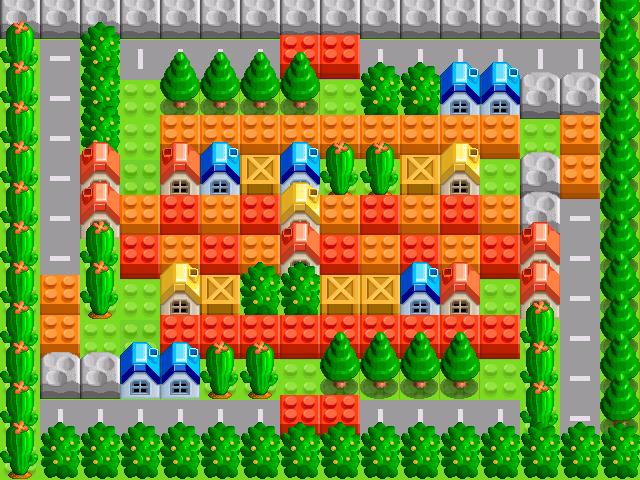

Rendered tile map (Tiled .tmx) drawn with the repository's tilesets; below, a short description and the map source with its tile grids summarised:
An orthogonal 16x12 tile map with 40x40 px tiles, 6 tile layers (collidable, road, boxbottom, housebottom, ...) and 1 object (player).

<map version="1.0" orientation="orthogonal" renderorder="right-down" width="16" height="12" tilewidth="40" tileheight="40">
 <tileset firstgid="1" name="map" tilewidth="40" tileheight="40">
  <image source="map.png" width="1200" height="200" />
  <tile id="13">
   <properties>
    <property name="breakable" value="true" />
   </properties>
  </tile>
  <tile id="21">
   <properties>
    <property name="breakable" value="true" />
   </properties>
  </tile>
  <tile id="24">
   <properties>
    <property name="collidable" value="true" />
   </properties>
  </tile>
  <tile id="25">
   <properties>
    <property name="breakable" value="true" />
   </properties>
  </tile>
  <tile id="30">
   <properties>
    <property name="breakable" value="true" />
   </properties>
  </tile>
  <tile id="33">
   <properties>
    <property name="breakable" value="true" />
   </properties>
  </tile>
  <tile id="36">
   <properties>
    <property name="collidable" value="true" />
   </properties>
  </tile>
  <tile id="38">
   <properties>
    <property name="breakable" value="true" />
   </properties>
  </tile>
  <tile id="41">
   <properties>
    <property name="collidable" value="true" />
   </properties>
  </tile>
  <tile id="42">
   <properties>
    <property name="breakable" value="true" />
   </properties>
  </tile>
 </tileset>
 <layer name="collidable" width="16" height="12">
  <data>[192 cells, 99 non-empty, 1 distinct tile ids]</data>
 </layer>
 <layer name="road" width="16" height="12">
  <data>[192 cells, 192 non-empty, 4 distinct tile ids]</data>
 </layer>
 <layer name="boxbottom" width="16" height="12">
  <data>[192 cells, 49 non-empty, 3 distinct tile ids]</data>
 </layer>
 <layer name="housebottom" width="16" height="12">
  <data>[192 cells, 99 non-empty, 7 distinct tile ids]</data>
 </layer>
 <objectgroup name="Object">
  <object name="player" x="40" y="37" width="40" height="40" />
 </objectgroup>
 <layer name="boxtop" width="16" height="12">
  <data>[192 cells, 49 non-empty, 3 distinct tile ids]</data>
 </layer>
 <layer name="housetop" width="16" height="12">
  <data>[192 cells, 83 non-empty, 7 distinct tile ids]</data>
 </layer>
</map>